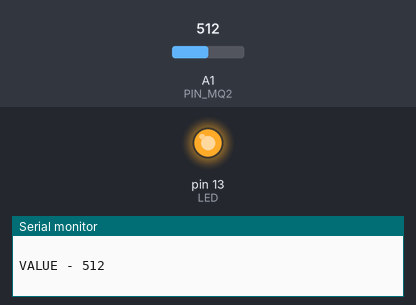
This sketch was run on a simulated Arduino Uno, built with avr-gcc and run on an emulated ATmega328P. On the bench: output pins drawn as LEDs (lit = HIGH), the last lines printed to the serial monitor. The test bench sets the inputs (shaded band); at power-on: A1 (PIN_MQ2) = 512.

Above: at 1.2 s.
1.3 s: A1 (PIN_MQ2) set to 218
2.8 s: A1 (PIN_MQ2) set to 191
At 3.3 s:
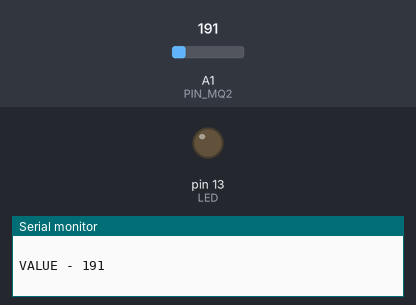
4.3 s: A1 (PIN_MQ2) set to 210
At 5.6 s:
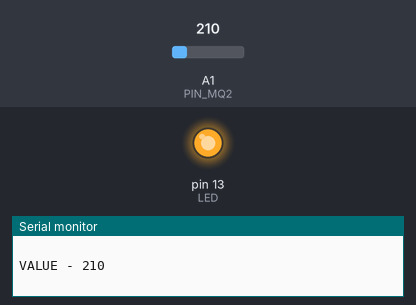
5.9 s: A1 (PIN_MQ2) set to 190
At 7.1 s:
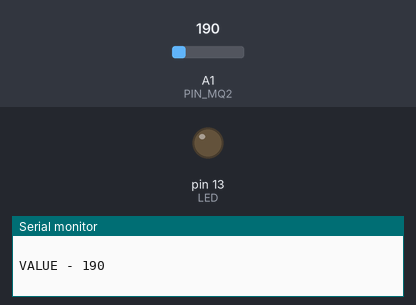
Timing chart, 0 to 8.5 s (numbered marks = the images above; inputs shaded):
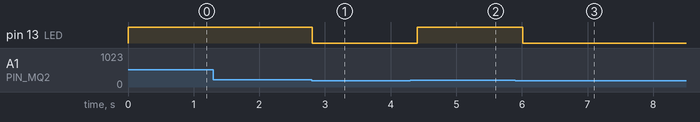

The sketch:

Gaz-Sensor.ino
```cpp
#define PIN_MQ2 A1
#define LED     13

int value;

void setup() {
  Serial.begin(9600);
  pinMode(LED, OUTPUT);
  pinMode(PIN_MQ2, INPUT);
}

void loop() {
   value = analogRead(PIN_MQ2);

   Serial.println("VALUE - " + String(value));
   Serial.println(" ");

   if (value > 200) { digitalWrite(LED, HIGH); }
   else { digitalWrite(LED, LOW); }

   delay(200);
}
```

Measured:
- the behaviour switches between 201 and 200 on A1 (PIN_MQ2) (found by bisection; images 0 and 1)
- after the input at 2.8 s, pin 13 (LED): HIGH → LOW at once
- after the input at 4.3 s, pin 13 (LED): LOW → HIGH after 0.11 s
- after the input at 5.9 s, pin 13 (LED): HIGH → LOW after 0.11 s
